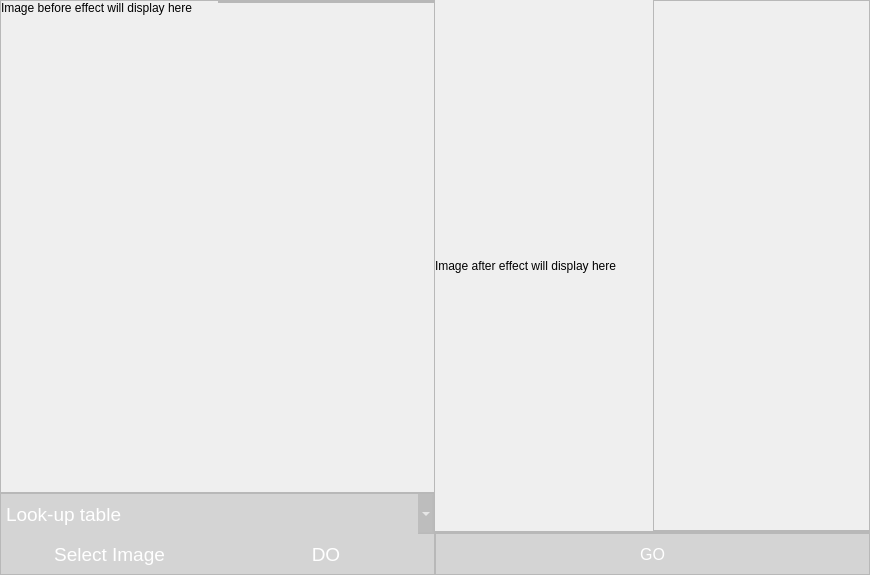
<?xml version="1.0" encoding="UTF-8"?>
<ui version="4.0">
 <class>Form</class>
 <widget class="QWidget" name="Form">
  <property name="geometry">
   <rect>
    <x>0</x>
    <y>0</y>
    <width>870</width>
    <height>575</height>
   </rect>
  </property>
  <property name="windowTitle">
   <string>Form</string>
  </property>
  <layout class="QHBoxLayout" name="horizontalLayout_2">
   <property name="spacing">
    <number>0</number>
   </property>
   <property name="leftMargin">
    <number>0</number>
   </property>
   <property name="topMargin">
    <number>0</number>
   </property>
   <property name="rightMargin">
    <number>0</number>
   </property>
   <property name="bottomMargin">
    <number>0</number>
   </property>
   <item>
    <layout class="QVBoxLayout" name="verticalLayout_4" stretch="1,0">
     <item>
      <widget class="QFrame" name="frame_3">
       <property name="frameShape">
        <enum>QFrame::StyledPanel</enum>
       </property>
       <property name="frameShadow">
        <enum>QFrame::Raised</enum>
       </property>
       <layout class="QHBoxLayout" name="horizontalLayout">
        <property name="spacing">
         <number>0</number>
        </property>
        <property name="leftMargin">
         <number>0</number>
        </property>
        <property name="topMargin">
         <number>0</number>
        </property>
        <property name="rightMargin">
         <number>0</number>
        </property>
        <property name="bottomMargin">
         <number>0</number>
        </property>
        <item alignment="Qt::AlignTop">
         <widget class="QLabel" name="before_img_lbl">
          <property name="maximumSize">
           <size>
            <width>450</width>
            <height>700</height>
           </size>
          </property>
          <property name="text">
           <string>Image before effect will display here</string>
          </property>
          <property name="scaledContents">
           <bool>true</bool>
          </property>
         </widget>
        </item>
        <item alignment="Qt::AlignTop">
         <widget class="QFrame" name="frame5">
          <property name="maximumSize">
           <size>
            <width>450</width>
            <height>700</height>
           </size>
          </property>
          <property name="frameShape">
           <enum>QFrame::StyledPanel</enum>
          </property>
          <property name="frameShadow">
           <enum>QFrame::Raised</enum>
          </property>
          <layout class="QVBoxLayout" name="verticalLayout_5">
           <property name="spacing">
            <number>0</number>
           </property>
           <property name="leftMargin">
            <number>0</number>
           </property>
           <property name="topMargin">
            <number>0</number>
           </property>
           <property name="rightMargin">
            <number>0</number>
           </property>
           <property name="bottomMargin">
            <number>0</number>
           </property>
           <item>
            <layout class="QVBoxLayout" name="before_plt_layout"/>
           </item>
          </layout>
         </widget>
        </item>
       </layout>
      </widget>
     </item>
     <item alignment="Qt::AlignBottom">
      <widget class="QFrame" name="frame">
       <property name="styleSheet">
        <string notr="true">QPushButton,QComboBox{
	color: rgb(255, 255, 255);
	background-color: rgba(34, 34, 34, 34);
	border: 0px solid; 
}
QPushButton:hover,QComboBox:hover{
	background-color: rgb(230,4,64);
}
</string>
       </property>
       <property name="frameShape">
        <enum>QFrame::StyledPanel</enum>
       </property>
       <property name="frameShadow">
        <enum>QFrame::Raised</enum>
       </property>
       <layout class="QVBoxLayout" name="verticalLayout">
        <property name="spacing">
         <number>0</number>
        </property>
        <property name="leftMargin">
         <number>0</number>
        </property>
        <property name="topMargin">
         <number>0</number>
        </property>
        <property name="rightMargin">
         <number>0</number>
        </property>
        <property name="bottomMargin">
         <number>0</number>
        </property>
        <item>
         <widget class="QComboBox" name="operation_com">
          <property name="minimumSize">
           <size>
            <width>40</width>
            <height>40</height>
           </size>
          </property>
          <property name="font">
           <font>
            <pointsize>14</pointsize>
           </font>
          </property>
          <item>
           <property name="text">
            <string>Look-up table</string>
           </property>
          </item>
          <item>
           <property name="text">
            <string>Histogram Stretching</string>
           </property>
          </item>
          <item>
           <property name="text">
            <string>Histogram Equalization</string>
           </property>
          </item>
         </widget>
        </item>
        <item>
         <layout class="QHBoxLayout" name="horizontalLayout_3">
          <item>
           <widget class="QPushButton" name="choose_image_btn">
            <property name="minimumSize">
             <size>
              <width>40</width>
              <height>40</height>
             </size>
            </property>
            <property name="font">
             <font>
              <pointsize>14</pointsize>
             </font>
            </property>
            <property name="text">
             <string>Select Image</string>
            </property>
           </widget>
          </item>
          <item>
           <widget class="QPushButton" name="do_btn">
            <property name="minimumSize">
             <size>
              <width>40</width>
              <height>40</height>
             </size>
            </property>
            <property name="font">
             <font>
              <pointsize>14</pointsize>
             </font>
            </property>
            <property name="text">
             <string>DO</string>
            </property>
           </widget>
          </item>
         </layout>
        </item>
       </layout>
      </widget>
     </item>
    </layout>
   </item>
   <item>
    <layout class="QVBoxLayout" name="verticalLayout_3" stretch="1,0">
     <item>
      <layout class="QHBoxLayout" name="after_layout">
       <item>
        <widget class="QLabel" name="after_img_lbl">
         <property name="maximumSize">
          <size>
           <width>450</width>
           <height>700</height>
          </size>
         </property>
         <property name="text">
          <string>Image after effect will display here</string>
         </property>
         <property name="scaledContents">
          <bool>true</bool>
         </property>
        </widget>
       </item>
       <item>
        <widget class="QFrame" name="frame_4">
         <property name="maximumSize">
          <size>
           <width>450</width>
           <height>700</height>
          </size>
         </property>
         <property name="frameShape">
          <enum>QFrame::StyledPanel</enum>
         </property>
         <property name="frameShadow">
          <enum>QFrame::Raised</enum>
         </property>
         <layout class="QVBoxLayout" name="verticalLayout_6">
          <property name="spacing">
           <number>0</number>
          </property>
          <property name="leftMargin">
           <number>0</number>
          </property>
          <property name="topMargin">
           <number>0</number>
          </property>
          <property name="rightMargin">
           <number>0</number>
          </property>
          <property name="bottomMargin">
           <number>0</number>
          </property>
          <item>
           <layout class="QVBoxLayout" name="after_plt_layout">
            <property name="spacing">
             <number>0</number>
            </property>
           </layout>
          </item>
         </layout>
        </widget>
       </item>
      </layout>
     </item>
     <item alignment="Qt::AlignBottom">
      <widget class="QFrame" name="frame_2">
       <property name="styleSheet">
        <string notr="true">QPushButton,QComboBox{
	color: rgb(255, 255, 255);
	background-color: rgba(34, 34, 34, 34);
	border: 0px solid; 
}
QPushButton:hover,QComboBox:hover{
	background-color: rgb(230,4,64);
}
QLineEdit{
background-color:rgb(255, 255, 255);
	color: rgb(230,4,64);
}
</string>
       </property>
       <property name="frameShape">
        <enum>QFrame::StyledPanel</enum>
       </property>
       <property name="frameShadow">
        <enum>QFrame::Raised</enum>
       </property>
       <layout class="QVBoxLayout" name="verticalLayout_2">
        <property name="spacing">
         <number>0</number>
        </property>
        <property name="leftMargin">
         <number>0</number>
        </property>
        <property name="topMargin">
         <number>0</number>
        </property>
        <property name="rightMargin">
         <number>0</number>
        </property>
        <property name="bottomMargin">
         <number>0</number>
        </property>
        <item>
         <widget class="QFrame" name="frame_5">
          <property name="maximumSize">
           <size>
            <width>55555</width>
            <height>16777215</height>
           </size>
          </property>
          <property name="frameShape">
           <enum>QFrame::StyledPanel</enum>
          </property>
          <property name="frameShadow">
           <enum>QFrame::Raised</enum>
          </property>
          <layout class="QVBoxLayout" name="verticalLayout_9">
           <property name="spacing">
            <number>0</number>
           </property>
           <property name="leftMargin">
            <number>0</number>
           </property>
           <property name="topMargin">
            <number>0</number>
           </property>
           <property name="rightMargin">
            <number>0</number>
           </property>
           <property name="bottomMargin">
            <number>0</number>
           </property>
           <item>
            <layout class="QVBoxLayout" name="tools_layout"/>
           </item>
          </layout>
         </widget>
        </item>
        <item>
         <widget class="QPushButton" name="go_btn">
          <property name="minimumSize">
           <size>
            <width>40</width>
            <height>40</height>
           </size>
          </property>
          <property name="font">
           <font>
            <pointsize>12</pointsize>
           </font>
          </property>
          <property name="text">
           <string>GO</string>
          </property>
         </widget>
        </item>
       </layout>
      </widget>
     </item>
    </layout>
   </item>
  </layout>
 </widget>
 <resources/>
 <connections/>
</ui>
